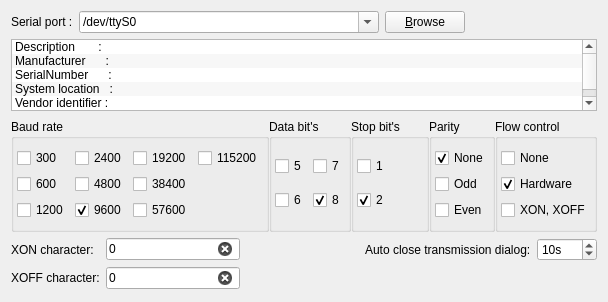
     <widget class="QWidget" name="portTab">
      <attribute name="title">
       <string>Port settings</string>
      </attribute>
      <layout class="QVBoxLayout" name="verticalLayout_2">
       <item>
        <layout class="QVBoxLayout" name="verticalLayout_4">
         <item>
          <layout class="QGridLayout" name="gridLayout_7">
           <item row="0" column="1">
            <widget class="QComboBox" name="portNameComboBox">
             <property name="minimumSize">
              <size>
               <width>300</width>
               <height>0</height>
              </size>
             </property>
             <property name="editable">
              <bool>true</bool>
             </property>
             <item>
              <property name="text">
               <string>/dev/ttyS0</string>
              </property>
             </item>
             <item>
              <property name="text">
               <string>/dev/ttyS1</string>
              </property>
             </item>
             <item>
              <property name="text">
               <string>/dev/ttyUSB0</string>
              </property>
             </item>
             <item>
              <property name="text">
               <string>/dev/ttyUSB1</string>
              </property>
             </item>
            </widget>
           </item>
           <item row="0" column="4">
            <spacer name="horizontalSpacer_5">
             <property name="orientation">
              <enum>Qt::Horizontal</enum>
             </property>
             <property name="sizeHint" stdset="0">
              <size>
               <width>40</width>
               <height>20</height>
              </size>
             </property>
            </spacer>
           </item>
           <item row="0" column="0">
            <widget class="QLabel" name="label_2">
             <property name="text">
              <string>Serial port :</string>
             </property>
            </widget>
           </item>
           <item row="0" column="3">
            <widget class="QPushButton" name="browseButton">
             <property name="text">
              <string>&amp;Browse</string>
             </property>
             <property name="icon">
              <iconset resource="application.qrc">
               <normaloff>:/images/browse.png</normaloff>:/images/browse.png</iconset>
             </property>
            </widget>
           </item>
          </layout>
         </item>
         <item>
          <widget class="QListWidget" name="portInfoListWidget">
           <property name="focusPolicy">
            <enum>Qt::NoFocus</enum>
           </property>
           <property name="toolTip">
            <string>Serial port information</string>
           </property>
           <property name="statusTip">
            <string>Information about serial port</string>
           </property>
           <property name="sizeAdjustPolicy">
            <enum>QAbstractScrollArea::AdjustToContents</enum>
           </property>
           <property name="editTriggers">
            <set>QAbstractItemView::NoEditTriggers</set>
           </property>
           <property name="showDropIndicator" stdset="0">
            <bool>false</bool>
           </property>
           <property name="alternatingRowColors">
            <bool>true</bool>
           </property>
           <item>
            <property name="text">
             <string>Description       :</string>
            </property>
           </item>
           <item>
            <property name="text">
             <string>Manufacturer      :</string>
            </property>
           </item>
           <item>
            <property name="text">
             <string>SerialNumber      :</string>
            </property>
           </item>
           <item>
            <property name="text">
             <string>System location   :</string>
            </property>
           </item>
           <item>
            <property name="text">
             <string>Vendor identifier :</string>
            </property>
           </item>
           <item>
            <property name="text">
             <string>Product identifier:</string>
            </property>
           </item>
          </widget>
         </item>
        </layout>
       </item>
       <item>
        <spacer name="verticalSpacer_3">
         <property name="orientation">
          <enum>Qt::Vertical</enum>
         </property>
         <property name="sizeType">
          <enum>QSizePolicy::Preferred</enum>
         </property>
         <property name="sizeHint" stdset="0">
          <size>
           <width>20</width>
           <height>2</height>
          </size>
         </property>
        </spacer>
       </item>
       <item>
        <layout class="QHBoxLayout" name="horizontalLayout_3">
         <property name="spacing">
          <number>0</number>
         </property>
         <item>
          <widget class="QGroupBox" name="groupBox">
           <property name="title">
            <string>Baud rate</string>
           </property>
           <layout class="QGridLayout" name="gridLayout">
            <property name="leftMargin">
             <number>3</number>
            </property>
            <property name="rightMargin">
             <number>3</number>
            </property>
            <item row="0" column="0">
             <widget class="QCheckBox" name="b1CheckBox">
              <property name="text">
               <string>300</string>
              </property>
              <property name="autoExclusive">
               <bool>true</bool>
              </property>
             </widget>
            </item>
            <item row="1" column="0">
             <widget class="QCheckBox" name="b2CheckBox">
              <property name="text">
               <string>600</string>
              </property>
              <property name="autoExclusive">
               <bool>true</bool>
              </property>
             </widget>
            </item>
            <item row="0" column="1">
             <widget class="QCheckBox" name="b4CheckBox">
              <property name="text">
               <string>2400</string>
              </property>
              <property name="autoExclusive">
               <bool>true</bool>
              </property>
             </widget>
            </item>
            <item row="2" column="0">
             <widget class="QCheckBox" name="b3CheckBox">
              <property name="text">
               <string>1200</string>
              </property>
              <property name="autoExclusive">
               <bool>true</bool>
              </property>
             </widget>
            </item>
            <item row="1" column="1">
             <widget class="QCheckBox" name="b5CheckBox">
              <property name="text">
               <string>4800</string>
              </property>
              <property name="autoExclusive">
               <bool>true</bool>
              </property>
             </widget>
            </item>
            <item row="2" column="1">
             <widget class="QCheckBox" name="b6CheckBox">
              <property name="text">
               <string>9600</string>
              </property>
              <property name="checked">
               <bool>true</bool>
              </property>
              <property name="autoExclusive">
               <bool>true</bool>
              </property>
             </widget>
            </item>
            <item row="0" column="2">
             <widget class="QCheckBox" name="b7CheckBox">
              <property name="text">
               <string>19200</string>
              </property>
              <property name="autoExclusive">
               <bool>true</bool>
              </property>
             </widget>
            </item>
            <item row="1" column="2">
             <widget class="QCheckBox" name="b8CheckBox">
              <property name="text">
               <string>38400</string>
              </property>
              <property name="autoExclusive">
               <bool>true</bool>
              </property>
             </widget>
            </item>
            <item row="2" column="2">
             <widget class="QCheckBox" name="b9CheckBox">
              <property name="text">
               <string>57600</string>
              </property>
              <property name="autoExclusive">
               <bool>true</bool>
              </property>
             </widget>
            </item>
            <item row="0" column="3">
             <widget class="QCheckBox" name="b11CheckBox">
              <property name="text">
               <string>115200</string>
              </property>
              <property name="autoExclusive">
               <bool>true</bool>
              </property>
             </widget>
            </item>
           </layout>
          </widget>
         </item>
         <item>
          <widget class="QGroupBox" name="groupBox_2">
           <property name="title">
            <string>Data bit's</string>
           </property>
           <layout class="QGridLayout" name="gridLayout_2">
            <property name="leftMargin">
             <number>3</number>
            </property>
            <property name="rightMargin">
             <number>3</number>
            </property>
            <item row="0" column="1">
             <widget class="QCheckBox" name="d3CheckBox">
              <property name="text">
               <string>7</string>
              </property>
              <property name="autoExclusive">
               <bool>true</bool>
              </property>
             </widget>
            </item>
            <item row="0" column="0">
             <widget class="QCheckBox" name="d1CheckBox">
              <property name="text">
               <string>5</string>
              </property>
              <property name="autoExclusive">
               <bool>true</bool>
              </property>
             </widget>
            </item>
            <item row="1" column="1">
             <widget class="QCheckBox" name="d4CheckBox">
              <property name="text">
               <string>8</string>
              </property>
              <property name="checked">
               <bool>true</bool>
              </property>
              <property name="autoExclusive">
               <bool>true</bool>
              </property>
             </widget>
            </item>
            <item row="1" column="0">
             <widget class="QCheckBox" name="d2CheckBox">
              <property name="text">
               <string>6</string>
              </property>
              <property name="autoExclusive">
               <bool>true</bool>
              </property>
             </widget>
            </item>
           </layout>
          </widget>
         </item>
         <item>
          <widget class="QGroupBox" name="groupBox_3">
           <property name="title">
            <string>Stop bit's</string>
           </property>
           <layout class="QGridLayout" name="gridLayout_3">
            <property name="leftMargin">
             <number>3</number>
            </property>
            <property name="rightMargin">
             <number>3</number>
            </property>
            <item row="0" column="0">
             <widget class="QCheckBox" name="s1CheckBox">
              <property name="text">
               <string>1</string>
              </property>
              <property name="autoExclusive">
               <bool>true</bool>
              </property>
             </widget>
            </item>
            <item row="1" column="0">
             <widget class="QCheckBox" name="s2CheckBox">
              <property name="text">
               <string>2</string>
              </property>
              <property name="checked">
               <bool>true</bool>
              </property>
              <property name="autoExclusive">
               <bool>true</bool>
              </property>
             </widget>
            </item>
           </layout>
          </widget>
         </item>
         <item>
          <widget class="QGroupBox" name="groupBox_4">
           <property name="title">
            <string>Parity</string>
           </property>
           <layout class="QGridLayout" name="gridLayout_4">
            <property name="leftMargin">
             <number>3</number>
            </property>
            <property name="rightMargin">
             <number>3</number>
            </property>
            <item row="0" column="0">
             <widget class="QCheckBox" name="p1CheckBox">
              <property name="text">
               <string>None</string>
              </property>
              <property name="checked">
               <bool>true</bool>
              </property>
              <property name="autoExclusive">
               <bool>true</bool>
              </property>
             </widget>
            </item>
            <item row="2" column="0">
             <widget class="QCheckBox" name="p3CheckBox">
              <property name="text">
               <string>Even</string>
              </property>
              <property name="autoExclusive">
               <bool>true</bool>
              </property>
             </widget>
            </item>
            <item row="1" column="0">
             <widget class="QCheckBox" name="p2CheckBox">
              <property name="text">
               <string>Odd</string>
              </property>
              <property name="autoExclusive">
               <bool>true</bool>
              </property>
             </widget>
            </item>
           </layout>
          </widget>
         </item>
         <item>
          <widget class="QGroupBox" name="flowControlGroupBox">
           <property name="title">
            <string>Flow control</string>
           </property>
           <layout class="QGridLayout" name="gridLayout_5">
            <property name="leftMargin">
             <number>3</number>
            </property>
            <property name="rightMargin">
             <number>3</number>
            </property>
            <item row="0" column="0">
             <widget class="QCheckBox" name="f1CheckBox">
              <property name="text">
               <string>None</string>
              </property>
              <property name="autoExclusive">
               <bool>true</bool>
              </property>
             </widget>
            </item>
            <item row="1" column="0">
             <widget class="QCheckBox" name="f2CheckBox">
              <property name="text">
               <string>Hardware</string>
              </property>
              <property name="checked">
               <bool>true</bool>
              </property>
              <property name="autoRepeat">
               <bool>false</bool>
              </property>
              <property name="autoExclusive">
               <bool>true</bool>
              </property>
             </widget>
            </item>
            <item row="2" column="0">
             <widget class="QCheckBox" name="f3CheckBox">
              <property name="text">
               <string>XON, XOFF</string>
              </property>
              <property name="autoExclusive">
               <bool>true</bool>
              </property>
             </widget>
            </item>
           </layout>
          </widget>
         </item>
        </layout>
       </item>
       <item>
        <layout class="QGridLayout" name="gridLayout_15">
         <item row="1" column="3">
          <widget class="QLineEdit" name="xoffInput">
           <property name="sizePolicy">
            <sizepolicy hsizetype="MinimumExpanding" vsizetype="Fixed">
             <horstretch>0</horstretch>
             <verstretch>0</verstretch>
            </sizepolicy>
           </property>
           <property name="toolTip">
            <string>XOFF (DC3) - 19 Dec. 0x13 Hex.
XOFF (DC4) - 20 Dec. 0x14 Hex.
This setting is used only in EdytorNC (is not applied to serial port) and works with hardware and software flow control.
Set XON or XOFF to 0 if you want disable it.</string>
           </property>
           <property name="text">
            <string>0</string>
           </property>
           <property name="maxLength">
            <number>3</number>
           </property>
           <property name="clearButtonEnabled">
            <bool>true</bool>
           </property>
          </widget>
         </item>
         <item row="0" column="0">
          <widget class="QLabel" name="label_5">
           <property name="enabled">
            <bool>true</bool>
           </property>
           <property name="text">
            <string>XON character:</string>
           </property>
          </widget>
         </item>
         <item row="0" column="3">
          <widget class="QLineEdit" name="xonInput">
           <property name="sizePolicy">
            <sizepolicy hsizetype="MinimumExpanding" vsizetype="Fixed">
             <horstretch>0</horstretch>
             <verstretch>0</verstretch>
            </sizepolicy>
           </property>
           <property name="toolTip">
            <string>XON (DC1) - 17 Dec. 0x11 Hex.
XON (DC2) - 18 Dec. 0x12 Hex.
This setting is used only in EdytorNC (is not applied to serial port) and works with hardware and software flow control.
Set XON or XOFF to 0 if you want disable it.</string>
           </property>
           <property name="text">
            <string>0</string>
           </property>
           <property name="maxLength">
            <number>32767</number>
           </property>
           <property name="clearButtonEnabled">
            <bool>true</bool>
           </property>
          </widget>
         </item>
         <item row="0" column="6">
          <widget class="QSpinBox" name="autoCloseSpinBox">
           <property name="toolTip">
            <string>Automatically close transmission dialog after the last character was sent/received.
This setting is also used in file server mode to detect end of incoming transmission and gives time to operator to swich CNC into reciving mode.</string>
           </property>
           <property name="suffix">
            <string>s</string>
           </property>
           <property name="minimum">
            <number>0</number>
           </property>
           <property name="maximum">
            <number>3600</number>
           </property>
           <property name="value">
            <number>10</number>
           </property>
          </widget>
         </item>
         <item row="1" column="0">
          <widget class="QLabel" name="label_6">
           <property name="enabled">
            <bool>true</bool>
           </property>
           <property name="text">
            <string>XOFF character:</string>
           </property>
          </widget>
         </item>
         <item row="0" column="5">
          <widget class="QLabel" name="label_15">
           <property name="text">
            <string>Auto close transmission dialog:</string>
           </property>
          </widget>
         </item>
         <item row="0" column="4">
          <spacer name="horizontalSpacer_8">
           <property name="orientation">
            <enum>Qt::Horizontal</enum>
           </property>
           <property name="sizeHint" stdset="0">
            <size>
             <width>40</width>
             <height>20</height>
            </size>
           </property>
          </spacer>
         </item>
        </layout>
       </item>
       <item>
        <spacer name="verticalSpacer">
         <property name="orientation">
          <enum>Qt::Vertical</enum>
         </property>
         <property name="sizeHint" stdset="0">
          <size>
           <width>20</width>
           <height>2</height>
          </size>
         </property>
        </spacer>
       </item>
      </layout>
     </widget>
